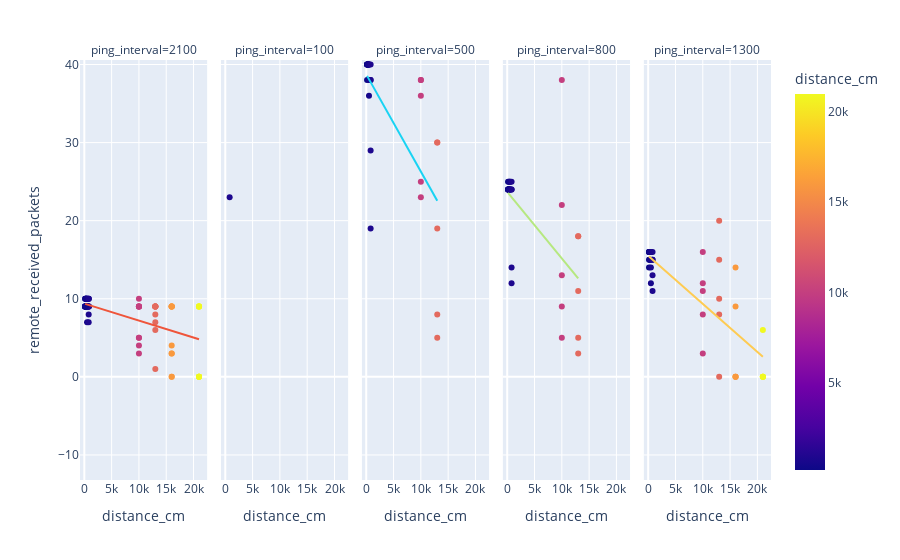

Notebook code for this chart:
### Code cell
data_forest_n2 = data_forest[data["node_count"] == 2]
px.scatter(data_forest_n2, x="distance_cm", y="remote_received_packets", facet_col="ping_interval", color="distance_cm", trendline="ols")

### Figure 1 — Plotly figure (JSON) as saved in the notebook; plotly's stock layout.template omitted (floating-point values rounded to 4 significant figures)
{"data": [{"hovertemplate": "ping_interval=2100<br>distance_cm=%{marker.color}<br>remote_received_packets=%{y}<extra></extra>", "legendgroup": "", "marker": {"color": [150, 150, 150, 150, 300, 300, 300, 300, 300, 500, 500, 500, 500, 500, 800, 800, 800, 800, 800, 10000, 10000, 10000, 10000, 10000, 13000, 13000, 13000, 13000, 13000, 16000, 16000, 16000, 16000, 16000, 21000, 21000, 21000, 21000, 21000, 150, 150, 150, 150, 150, 300, 300, 300, 300, 300, 500, 500, 500, 500, 500, 800, 800, 800, 800, 800, 10000, 10000, 10000, 10000, 10000, 13000, 13000, 13000, 13000, 13000, 16000, 16000, 16000, 16000, 16000, 21000, 21000, 21000, 21000, 21000], "coloraxis": "coloraxis", "symbol": "circle"}, "mode": "markers", "name": "", "orientation": "v", "showlegend": false, "type": "scatter", "x": [150, 150, 150, 150, 300, 300, 300, 300, 300, 500, 500, 500, 500, 500, 800, 800, 800, 800, 800, 10000, 10000, 10000, 10000, 10000, 13000, 13000, 13000, 13000, 13000, 16000, 16000, 16000, 16000, 16000, 21000, 21000, 21000, 21000, 21000, 150, 150, 150, 150, 150, 300, 300, 300, 300, 300, 500, 500, 500, 500, 500, 800, 800, 800, 800, 800, 10000, 10000, 10000, 10000, 10000, 13000, 13000, 13000, 13000, 13000, 16000, 16000, 16000, 16000, 16000, 21000, 21000, 21000, 21000, 21000], "xaxis": "x", "y": [9, 9, 9, 9, 9, 9, 9, 9, 9, 9, 9, 9, 9, 9, 9, 9, 9, 9, 9, 9, 9, 9, 9, 9, 9, 9, 9, 9, 9, 9, 9, 9, 9, 9, 9, 9, 9, 9, 9, 10, 9, 9, 10, 9, 10, 10, 10, 9, 10, 7, 10, 10, 10, 10, 7, 8, 10, 10, 10, 4, 5, 10, 5, 3, 9, 1, 6, 7, 8, 0, 3, 0, 3, 4, 0, 0, 0, 0, 0], "yaxis": "y"}, {"hovertemplate": "<b>OLS trendline</b><br>remote_received_packets = -0.000217056 * distance_cm + 9.37974<br>R<sup>2</sup>=0.316600<br><br>ping_interval=2100<br>distance_cm=%{x}<br>remote_received_packets=%{y} <b>(trend)</b><extra></extra>", "legendgroup": "", "marker": {"symbol": "circle"}, "mode": "lines", "name": "", "showlegend": false, "type": "scatter", "x": [150, 150, 150, 150, 150, 150, 150, 150, 150, 300, 300, 300, 300, 300, 300, 300, 300, 300, 300, 500, 500, 500, 500, 500, 500, 500, 500, 500, 500, 800, 800, 800, 800, 800, 800, 800, 800, 800, 800, 10000, 10000, 10000, 10000, 10000, 10000, 10000, 10000, 10000, 10000, 13000, 13000, 13000, 13000, 13000, 13000, 13000, 13000, 13000, 13000, 16000, 16000, 16000, 16000, 16000, 16000, 16000, 16000, 16000, 16000, 21000, 21000, 21000, 21000, 21000, 21000, 21000, 21000, 21000, 21000], "xaxis": "x", "y": [9.347, 9.347, 9.347, 9.347, 9.347, 9.347, 9.347, 9.347, 9.347, 9.315, 9.315, 9.315, 9.315, 9.315, 9.315, 9.315, 9.315, 9.315, 9.315, 9.271, 9.271, 9.271, 9.271, 9.271, 9.271, 9.271, 9.271, 9.271, 9.271, 9.206, 9.206, 9.206, 9.206, 9.206, 9.206, 9.206, 9.206, 9.206, 9.206, 7.209, 7.209, 7.209, 7.209, 7.209, 7.209, 7.209, 7.209, 7.209, 7.209, 6.558, 6.558, 6.558, 6.558, 6.558, 6.558, 6.558, 6.558, 6.558, 6.558, 5.907, 5.907, 5.907, 5.907, 5.907, 5.907, 5.907, 5.907, 5.907, 5.907, 4.822, 4.822, 4.822, 4.822, 4.822, 4.822, 4.822, 4.822, 4.822, 4.822], "yaxis": "y"}, {"hovertemplate": "ping_interval=100<br>distance_cm=%{marker.color}<br>remote_received_packets=%{y}<extra></extra>", "legendgroup": "", "marker": {"color": [150, 150, 150, 150, 150, 300, 300, 300, 300, 300, 500, 500, 500, 500, 500, 800, 800, 800, 800, 800], "coloraxis": "coloraxis", "symbol": "circle"}, "mode": "markers", "name": "", "orientation": "v", "showlegend": false, "type": "scatter", "x": [150, 150, 150, 150, 150, 300, 300, 300, 300, 300, 500, 500, 500, 500, 500, 800, 800, 800, 800, 800], "xaxis": "x2", "y": [119, 139, 54, 117, 127, 127, 113, 118, 113, 117, 93, 106, 120, 218, 108, 23, 118, 56, 106, 126], "yaxis": "y2"}, {"hovertemplate": "<b>OLS trendline</b><br>remote_received_packets = -0.0378892 * distance_cm + 127.477<br>R<sup>2</sup>=0.061396<br><br>ping_interval=100<br>distance_cm=%{x}<br>remote_received_packets=%{y} <b>(trend)</b><extra></extra>", "legendgroup": "", "marker": {"symbol": "circle"}, "mode": "lines", "name": "", "showlegend": false, "type": "scatter", "x": [150, 150, 150, 150, 150, 300, 300, 300, 300, 300, 500, 500, 500, 500, 500, 800, 800, 800, 800, 800], "xaxis": "x2", "y": [121.8, 121.8, 121.8, 121.8, 121.8, 116.1, 116.1, 116.1, 116.1, 116.1, 108.5, 108.5, 108.5, 108.5, 108.5, 97.17, 97.17, 97.17, 97.17, 97.17], "yaxis": "y2"}, {"hovertemplate": "ping_interval=500<br>distance_cm=%{marker.color}<br>remote_received_packets=%{y}<extra></extra>", "legendgroup": "", "marker": {"color": [150, 150, 150, 150, 150, 300, 300, 300, 300, 300, 500, 500, 500, 500, 500, 800, 800, 800, 800, 800, 10000, 10000, 10000, 10000, 10000, 13000, 13000, 13000, 13000, 13000], "coloraxis": "coloraxis", "symbol": "circle"}, "mode": "markers", "name": "", "orientation": "v", "showlegend": false, "type": "scatter", "x": [150, 150, 150, 150, 150, 300, 300, 300, 300, 300, 500, 500, 500, 500, 500, 800, 800, 800, 800, 800, 10000, 10000, 10000, 10000, 10000, 13000, 13000, 13000, 13000, 13000], "xaxis": "x3", "y": [40, 38, 40, 40, 40, 40, 40, 40, 40, 40, 36, 40, 38, 40, 40, 38, 38, 19, 29, 40, 25, 38, 38, 36, 23, 30, 19, 8, 5, 30], "yaxis": "y3"}, {"hovertemplate": "<b>OLS trendline</b><br>remote_received_packets = -0.00124365 * distance_cm + 38.7301<br>R<sup>2</sup>=0.464878<br><br>ping_interval=500<br>distance_cm=%{x}<br>remote_received_packets=%{y} <b>(trend)</b><extra></extra>", "legendgroup": "", "marker": {"symbol": "circle"}, "mode": "lines", "name": "", "showlegend": false, "type": "scatter", "x": [150, 150, 150, 150, 150, 300, 300, 300, 300, 300, 500, 500, 500, 500, 500, 800, 800, 800, 800, 800, 10000, 10000, 10000, 10000, 10000, 13000, 13000, 13000, 13000, 13000], "xaxis": "x3", "y": [38.54, 38.54, 38.54, 38.54, 38.54, 38.36, 38.36, 38.36, 38.36, 38.36, 38.11, 38.11, 38.11, 38.11, 38.11, 37.74, 37.74, 37.74, 37.74, 37.74, 26.29, 26.29, 26.29, 26.29, 26.29, 22.56, 22.56, 22.56, 22.56, 22.56], "yaxis": "y3"}, {"hovertemplate": "ping_interval=800<br>distance_cm=%{marker.color}<br>remote_received_packets=%{y}<extra></extra>", "legendgroup": "", "marker": {"color": [150, 150, 150, 150, 150, 300, 300, 300, 300, 300, 500, 500, 500, 500, 500, 800, 800, 800, 800, 800, 10000, 10000, 10000, 10000, 10000, 13000, 13000, 13000, 13000, 13000], "coloraxis": "coloraxis", "symbol": "circle"}, "mode": "markers", "name": "", "orientation": "v", "showlegend": false, "type": "scatter", "x": [150, 150, 150, 150, 150, 300, 300, 300, 300, 300, 500, 500, 500, 500, 500, 800, 800, 800, 800, 800, 10000, 10000, 10000, 10000, 10000, 13000, 13000, 13000, 13000, 13000], "xaxis": "x4", "y": [25, 24, 24, 24, 24, 25, 24, 24, 24, 24, 25, 24, 24, 24, 25, 14, 12, 25, 24, 24, 13, 5, 22, 38, 9, 11, 18, 18, 5, 3], "yaxis": "y4"}, {"hovertemplate": "<b>OLS trendline</b><br>remote_received_packets = -0.000852814 * distance_cm + 23.6845<br>R<sup>2</sup>=0.347290<br><br>ping_interval=800<br>distance_cm=%{x}<br>remote_received_packets=%{y} <b>(trend)</b><extra></extra>", "legendgroup": "", "marker": {"symbol": "circle"}, "mode": "lines", "name": "", "showlegend": false, "type": "scatter", "x": [150, 150, 150, 150, 150, 300, 300, 300, 300, 300, 500, 500, 500, 500, 500, 800, 800, 800, 800, 800, 10000, 10000, 10000, 10000, 10000, 13000, 13000, 13000, 13000, 13000], "xaxis": "x4", "y": [23.56, 23.56, 23.56, 23.56, 23.56, 23.43, 23.43, 23.43, 23.43, 23.43, 23.26, 23.26, 23.26, 23.26, 23.26, 23.0, 23.0, 23.0, 23.0, 23.0, 15.16, 15.16, 15.16, 15.16, 15.16, 12.6, 12.6, 12.6, 12.6, 12.6], "yaxis": "y4"}, {"hovertemplate": "ping_interval=1300<br>distance_cm=%{marker.color}<br>remote_received_packets=%{y}<extra></extra>", "legendgroup": "", "marker": {"color": [150, 150, 150, 150, 150, 300, 300, 300, 300, 300, 500, 500, 500, 500, 500, 800, 800, 800, 800, 800, 10000, 10000, 10000, 10000, 10000, 13000, 13000, 13000, 13000, 13000, 16000, 16000, 16000, 16000, 16000, 21000, 21000, 21000, 21000, 21000], "coloraxis": "coloraxis", "symbol": "circle"}, "mode": "markers", "name": "", "orientation": "v", "showlegend": false, "type": "scatter", "x": [150, 150, 150, 150, 150, 300, 300, 300, 300, 300, 500, 500, 500, 500, 500, 800, 800, 800, 800, 800, 10000, 10000, 10000, 10000, 10000, 13000, 13000, 13000, 13000, 13000, 16000, 16000, 16000, 16000, 16000, 21000, 21000, 21000, 21000, 21000], "xaxis": "x5", "y": [15, 16, 16, 14, 16, 15, 16, 16, 15, 16, 12, 16, 16, 14, 15, 11, 13, 16, 15, 15, 16, 11, 8, 12, 3, 15, 10, 20, 8, 0, 9, 14, 0, 0, 0, 0, 0, 6, 0, 0], "yaxis": "y5"}, {"hovertemplate": "<b>OLS trendline</b><br>remote_received_packets = -0.000615296 * distance_cm + 15.4993<br>R<sup>2</sup>=0.597517<br><br>ping_interval=1300<br>distance_cm=%{x}<br>remote_received_packets=%{y} <b>(trend)</b><extra></extra>", "legendgroup": "", "marker": {"symbol": "circle"}, "mode": "lines", "name": "", "showlegend": false, "type": "scatter", "x": [150, 150, 150, 150, 150, 300, 300, 300, 300, 300, 500, 500, 500, 500, 500, 800, 800, 800, 800, 800, 10000, 10000, 10000, 10000, 10000, 13000, 13000, 13000, 13000, 13000, 16000, 16000, 16000, 16000, 16000, 21000, 21000, 21000, 21000, 21000], "xaxis": "x5", "y": [15.41, 15.41, 15.41, 15.41, 15.41, 15.31, 15.31, 15.31, 15.31, 15.31, 15.19, 15.19, 15.19, 15.19, 15.19, 15.01, 15.01, 15.01, 15.01, 15.01, 9.346, 9.346, 9.346, 9.346, 9.346, 7.5, 7.5, 7.5, 7.5, 7.5, 5.655, 5.655, 5.655, 5.655, 5.655, 2.578, 2.578, 2.578, 2.578, 2.578], "yaxis": "y5"}], "layout": {"annotations": [{"font": {}, "showarrow": false, "text": "ping_interval=2100", "x": 0.092, "xanchor": "center", "xref": "paper", "y": 1, "yanchor": "bottom", "yref": "paper"}, {"font": {}, "showarrow": false, "text": "ping_interval=100", "x": 0.296, "xanchor": "center", "xref": "paper", "y": 1, "yanchor": "bottom", "yref": "paper"}, {"font": {}, "showarrow": false, "text": "ping_interval=500", "x": 0.5, "xanchor": "center", "xref": "paper", "y": 1, "yanchor": "bottom", "yref": "paper"}, {"font": {}, "showarrow": false, "text": "ping_interval=800", "x": 0.704, "xanchor": "center", "xref": "paper", "y": 1, "yanchor": "bottom", "yref": "paper"}, {"font": {}, "showarrow": false, "text": "ping_interval=1300", "x": 0.908, "xanchor": "center", "xref": "paper", "y": 1, "yanchor": "bottom", "yref": "paper"}], "autosize": true, "coloraxis": {"colorbar": {"title": {"text": "distance_cm"}}, "colorscale": [[0, "#0d0887"], [0.1111, "#46039f"], [0.2222, "#7201a8"], [0.3333, "#9c179e"], [0.4444, "#bd3786"], [0.5556, "#d8576b"], [0.6667, "#ed7953"], [0.7778, "#fb9f3a"], [0.8889, "#fdca26"], [1, "#f0f921"]]}, "legend": {"tracegroupgap": 0}, "margin": {"t": 60}, "xaxis": {"anchor": "y", "autorange": false, "domain": [0, 0.184], "range": [-790.6, 22490.0], "title": {"text": "distance_cm"}, "type": "linear"}, "xaxis2": {"anchor": "y2", "autorange": false, "domain": [0.204, 0.388], "matches": "x", "range": [-790.6, 22490.0], "title": {"text": "distance_cm"}, "type": "linear"}, "xaxis3": {"anchor": "y3", "autorange": false, "domain": [0.408, 0.592], "matches": "x", "range": [-790.6, 22490.0], "title": {"text": "distance_cm"}, "type": "linear"}, "xaxis4": {"anchor": "y4", "autorange": false, "domain": [0.612, 0.796], "matches": "x", "range": [-790.6, 22490.0], "title": {"text": "distance_cm"}, "type": "linear"}, "xaxis5": {"anchor": "y5", "autorange": false, "domain": [0.816, 1], "matches": "x", "range": [-790.6, 22490.0], "title": {"text": "distance_cm"}, "type": "linear"}, "yaxis": {"anchor": "x", "autorange": false, "domain": [0, 1], "range": [-13.21, 40.58], "title": {"text": "remote_received_packets"}, "type": "linear"}, "yaxis2": {"anchor": "x2", "autorange": false, "domain": [0, 1], "matches": "y", "range": [-13.21, 40.58], "showticklabels": false, "type": "linear"}, "yaxis3": {"anchor": "x3", "autorange": false, "domain": [0, 1], "matches": "y", "range": [-13.21, 40.58], "showticklabels": false, "type": "linear"}, "yaxis4": {"anchor": "x4", "autorange": false, "domain": [0, 1], "matches": "y", "range": [-13.21, 40.58], "showticklabels": false, "type": "linear"}, "yaxis5": {"anchor": "x5", "autorange": false, "domain": [0, 1], "matches": "y", "range": [-13.21, 40.58], "showticklabels": false, "type": "linear"}}}
